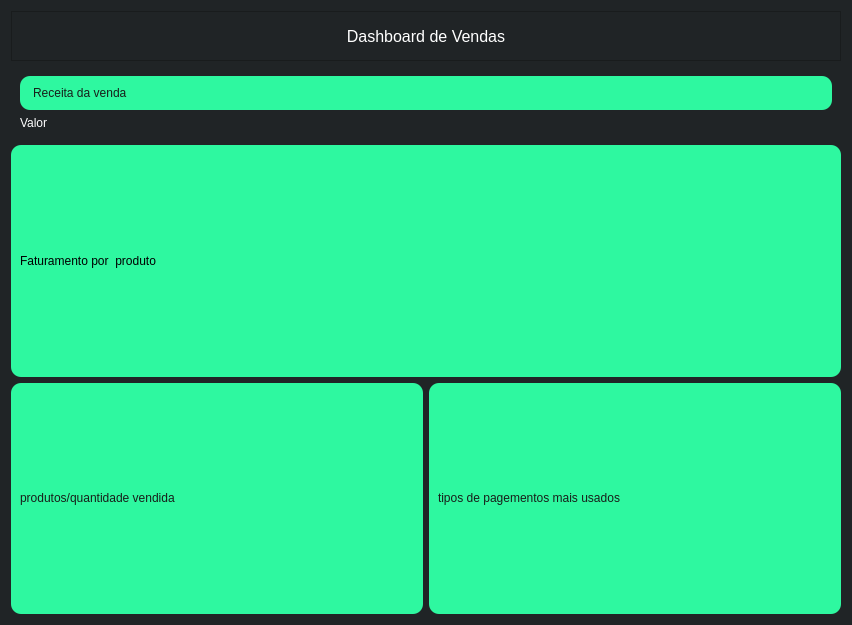
<?xml version="1.0" encoding="UTF-8"?>
<ui version="4.0">
 <class>Form</class>
 <widget class="QWidget" name="Form">
  <property name="geometry">
   <rect>
    <x>0</x>
    <y>0</y>
    <width>852</width>
    <height>625</height>
   </rect>
  </property>
  <property name="windowTitle">
   <string>Form</string>
  </property>
  <property name="styleSheet">
   <string notr="true">background-color: #202426;
color: rgb(0, 0, 0);</string>
  </property>
  <layout class="QVBoxLayout" name="verticalLayout_9">
   <item>
    <widget class="QFrame" name="frame_top">
     <property name="sizePolicy">
      <sizepolicy hsizetype="Preferred" vsizetype="Fixed">
       <horstretch>0</horstretch>
       <verstretch>0</verstretch>
      </sizepolicy>
     </property>
     <property name="minimumSize">
      <size>
       <width>0</width>
       <height>50</height>
      </size>
     </property>
     <property name="font">
      <font>
       <family>MS Shell Dlg 2</family>
       <pointsize>12</pointsize>
       <weight>50</weight>
       <italic>false</italic>
       <bold>false</bold>
      </font>
     </property>
     <property name="layoutDirection">
      <enum>Qt::RightToLeft</enum>
     </property>
     <property name="styleSheet">
      <string notr="true">background-color: #202426;
</string>
     </property>
     <property name="frameShape">
      <enum>QFrame::StyledPanel</enum>
     </property>
     <property name="frameShadow">
      <enum>QFrame::Raised</enum>
     </property>
     <layout class="QVBoxLayout" name="verticalLayout_2">
      <item>
       <widget class="QLabel" name="label_dashboard">
        <property name="font">
         <font>
          <family>MS Shell Dlg 2</family>
          <pointsize>12</pointsize>
          <weight>50</weight>
          <italic>false</italic>
          <bold>false</bold>
         </font>
        </property>
        <property name="styleSheet">
         <string notr="true">color: rgb(255, 255, 255);</string>
        </property>
        <property name="text">
         <string>Dashboard de Vendas</string>
        </property>
        <property name="alignment">
         <set>Qt::AlignCenter</set>
        </property>
       </widget>
      </item>
     </layout>
    </widget>
   </item>
   <item>
    <widget class="QWidget" name="widget_2" native="true">
     <property name="sizePolicy">
      <sizepolicy hsizetype="Preferred" vsizetype="Fixed">
       <horstretch>0</horstretch>
       <verstretch>0</verstretch>
      </sizepolicy>
     </property>
     <layout class="QHBoxLayout" name="horizontalLayout_4">
      <item>
       <layout class="QHBoxLayout" name="horizontalLayout">
        <item>
         <layout class="QVBoxLayout" name="verticalLayout_8">
          <item>
           <widget class="QLabel" name="label_receita_vendas">
            <property name="sizePolicy">
             <sizepolicy hsizetype="Preferred" vsizetype="Fixed">
              <horstretch>0</horstretch>
              <verstretch>0</verstretch>
             </sizepolicy>
            </property>
            <property name="styleSheet">
             <string notr="true">background-color: #2ef8a0;
font: 75 10pt &quot;MS Shell Dlg 2&quot;;
color: #171e19;
font: 75 12pt &quot;MS Shell Dlg 2&quot;;
padding:10px;
border-radius:10px;</string>
            </property>
            <property name="text">
             <string>Receita da venda</string>
            </property>
           </widget>
          </item>
          <item>
           <widget class="QLabel" name="valor_receita">
            <property name="sizePolicy">
             <sizepolicy hsizetype="Preferred" vsizetype="Fixed">
              <horstretch>0</horstretch>
              <verstretch>0</verstretch>
             </sizepolicy>
            </property>
            <property name="styleSheet">
             <string notr="true">color: rgb(255, 255, 255);</string>
            </property>
            <property name="text">
             <string>Valor</string>
            </property>
           </widget>
          </item>
         </layout>
        </item>
       </layout>
      </item>
     </layout>
    </widget>
   </item>
   <item>
    <layout class="QVBoxLayout" name="verticalLayout_7">
     <item>
      <layout class="QHBoxLayout" name="horizontalLayout_2">
       <item>
        <widget class="QFrame" name="frame_faturamento_prod">
         <property name="styleSheet">
          <string notr="true">background-color: #2ef8a0;
font: 75 10pt &quot;MS Shell Dlg 2&quot;;
color: #F2F2F2;
border-radius:10px;</string>
         </property>
         <property name="frameShape">
          <enum>QFrame::StyledPanel</enum>
         </property>
         <property name="frameShadow">
          <enum>QFrame::Raised</enum>
         </property>
         <layout class="QVBoxLayout" name="verticalLayout_4">
          <item>
           <widget class="QLabel" name="label_8">
            <property name="sizePolicy">
             <sizepolicy hsizetype="Preferred" vsizetype="Fixed">
              <horstretch>0</horstretch>
              <verstretch>0</verstretch>
             </sizepolicy>
            </property>
            <property name="styleSheet">
             <string notr="true">font: 75 10pt &quot;MS Shell Dlg 2&quot;;
color: rgb(0, 0, 0);
border-radius:10px;</string>
            </property>
            <property name="text">
             <string>Faturamento por  produto</string>
            </property>
           </widget>
          </item>
          <item>
           <layout class="QVBoxLayout" name="grafico_03"/>
          </item>
         </layout>
        </widget>
       </item>
      </layout>
     </item>
     <item>
      <layout class="QHBoxLayout" name="horizontalLayout_3">
       <item>
        <widget class="QFrame" name="frame_produto_quantidade">
         <property name="styleSheet">
          <string notr="true">background-color: #2ef8a0;
font: 75 10pt &quot;MS Shell Dlg 2&quot;;
color: #F2F2F2;
border-radius:10px;


</string>
         </property>
         <property name="frameShape">
          <enum>QFrame::StyledPanel</enum>
         </property>
         <property name="frameShadow">
          <enum>QFrame::Raised</enum>
         </property>
         <layout class="QVBoxLayout" name="verticalLayout">
          <item>
           <widget class="QLabel" name="label">
            <property name="sizePolicy">
             <sizepolicy hsizetype="Preferred" vsizetype="Fixed">
              <horstretch>0</horstretch>
              <verstretch>0</verstretch>
             </sizepolicy>
            </property>
            <property name="styleSheet">
             <string notr="true">color: #171e19;</string>
            </property>
            <property name="text">
             <string>produtos/quantidade vendida</string>
            </property>
           </widget>
          </item>
          <item>
           <layout class="QVBoxLayout" name="grafico_01"/>
          </item>
         </layout>
        </widget>
       </item>
       <item>
        <widget class="QFrame" name="frame_produto_quantidade_3">
         <property name="styleSheet">
          <string notr="true">background-color: #2ef8a0;
font: 75 10pt &quot;MS Shell Dlg 2&quot;;
color: #F2F2F2;
border-radius:10px;


</string>
         </property>
         <property name="frameShape">
          <enum>QFrame::StyledPanel</enum>
         </property>
         <property name="frameShadow">
          <enum>QFrame::Raised</enum>
         </property>
         <layout class="QVBoxLayout" name="verticalLayout_6">
          <item>
           <widget class="QLabel" name="label_5">
            <property name="sizePolicy">
             <sizepolicy hsizetype="Preferred" vsizetype="Fixed">
              <horstretch>0</horstretch>
              <verstretch>0</verstretch>
             </sizepolicy>
            </property>
            <property name="styleSheet">
             <string notr="true">font: 75 10pt &quot;MS Shell Dlg 2&quot;;
color: #171e19;</string>
            </property>
            <property name="text">
             <string>tipos de pagementos mais usados</string>
            </property>
           </widget>
          </item>
          <item>
           <layout class="QVBoxLayout" name="grafico_04"/>
          </item>
         </layout>
        </widget>
       </item>
      </layout>
     </item>
    </layout>
   </item>
  </layout>
 </widget>
 <resources/>
 <connections/>
</ui>
